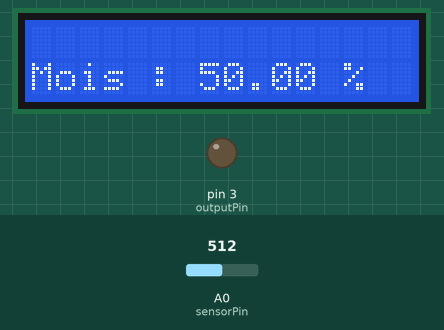
Bench run of a sketch on a simulated Arduino Uno, built with avr-gcc and run on an emulated ATmega328P. On the bench: 16×2 character LCD, output pins drawn as LEDs (lit = HIGH). Inputs (shaded band) come from the test bench; at power-on: A0 (sensorPin) = 512. What the sketch prints to the serial monitor is not drawn.

Above: at 1.2 s.
1.3 s: A0 (sensorPin) set to 591
At 2.5 s:
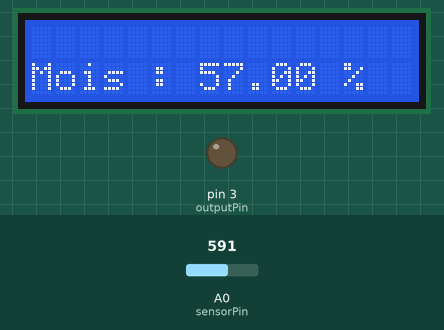
3.6 s: A0 (sensorPin) set to 615
At 5.3 s:
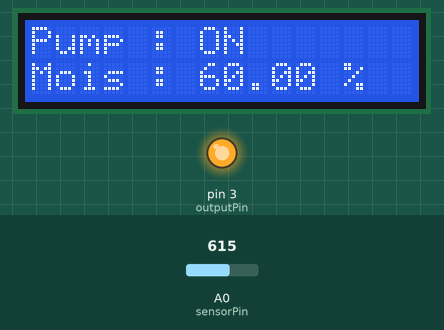
5.6 s: A0 (sensorPin) set to 411
At 7.3 s:
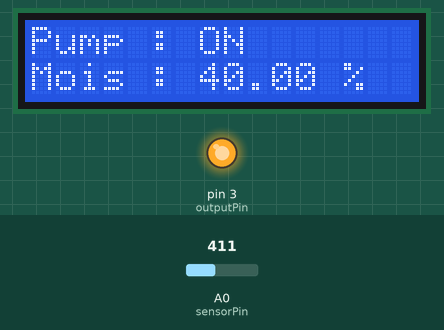
7.6 s: A0 (sensorPin) set to 389
At 9.3 s:
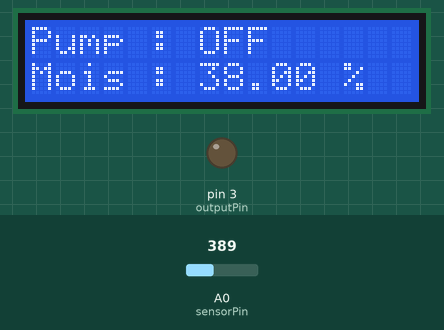
9.7 s: A0 (sensorPin) set to 114
At 11.4 s:
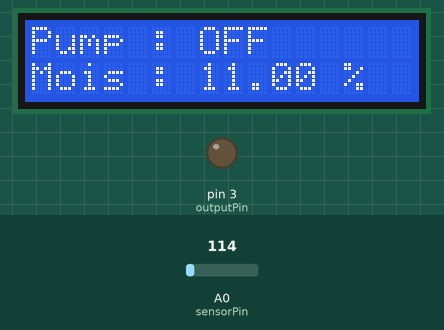
11.7 s: A0 (sensorPin) set to 92
At 13.6 s:
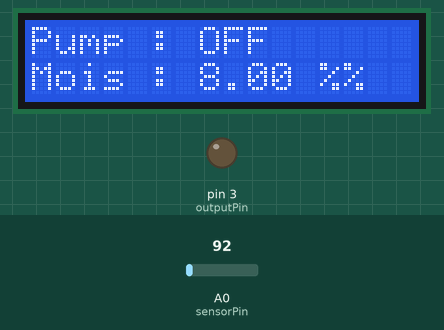
Timing chart, 0 to 14.8 s (numbered marks = the images above; inputs shaded):
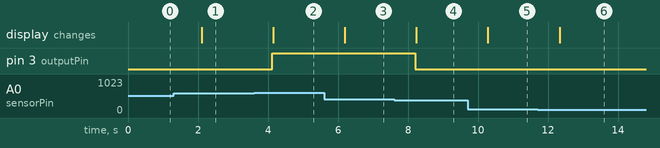

The sketch:

soil-moisture-three.ino
```cpp
#include <Adafruit_LiquidCrystal.h>
Adafruit_LiquidCrystal lcd(0);
int sensorPin = A0;
int sensorValue=0;
int limit = 400;
int maxHumidity = 600;
int outputPin = 3;
void setup() {
  Serial.begin(9600);
  pinMode(outputPin, OUTPUT); //output pin for relay board
  Serial.begin(9600);
  lcd.begin(16,2);
}

void loop() {
  sensorValue = analogRead(sensorPin);
  Serial.println("Analog Value : ");
  Serial.println(sensorValue);

  if (sensorValue < limit) {
    digitalWrite(outputPin, LOW);
    lcd.setCursor(0, 0);
    lcd.print("Pump : OFF");

  }
  else if (sensorValue >= maxHumidity) {
    digitalWrite(outputPin, HIGH);
    lcd.clear();
    lcd.setCursor(0, 0);
    lcd.print("Pump : ON");

  }
  lcd.setCursor(0, 1);
  lcd.print("Mois : ");
  long val =sensorValue;
  Serial.println((val * 100));
  float mois = (val * 100) / 1023;
  Serial.print("MOIS : ");
  Serial.println(mois);
  lcd.print(mois);
  lcd.print(" %");

  delay(1000);
}
```

Measured:
- the behaviour switches between 599 and 600 on A0 (sensorPin) (found by bisection; images 1 and 2)
- the behaviour switches between 400 and 399 on A0 (sensorPin) (found by bisection; images 3 and 4)
- the behaviour switches between 103 and 102 on A0 (sensorPin) (found by bisection; images 5 and 6)
- after the input at 1.3 s, the display: changes after 0.81 s (image 1)
- after the input at 3.6 s, pin 3 (outputPin): LOW → HIGH after 0.52 s; the display: changes after 0.55 s (image 2)
- after the input at 5.6 s, the display: changes after 0.59 s (image 3)
- after the input at 7.6 s, pin 3 (outputPin): HIGH → LOW after 0.61 s; the display: changes after 0.63 s (image 4)
- after the input at 9.7 s, the display: changes after 0.59 s (image 5)
- after the input at 11.7 s, the display: changes after 0.63 s (image 6)
